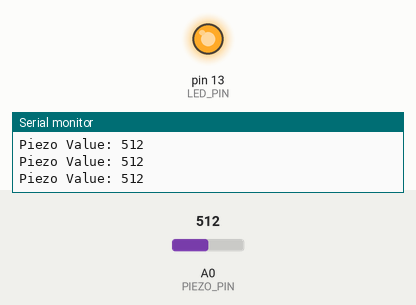
Recording of a sketch running on a simulated Arduino Uno, built with avr-gcc and run on an emulated ATmega328P. On the bench: output pins drawn as LEDs (lit = HIGH), the last lines printed to the serial monitor. The test bench sets the inputs (shaded band); at power-on: A0 (PIEZO_PIN) = 512.

Above: at 1.2 s.
1.3 s: A0 (PIEZO_PIN) set to 0
At 2.2 s:
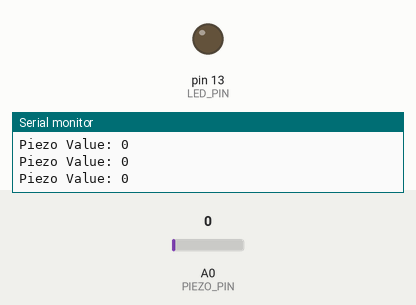
2.8 s: A0 (PIEZO_PIN) set to 122
At 3.1 s:
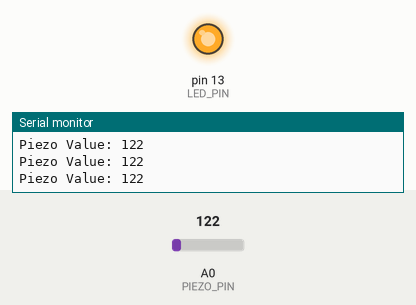
Timing chart, 0 to 5.8 s (numbered marks = the images above; inputs shaded):
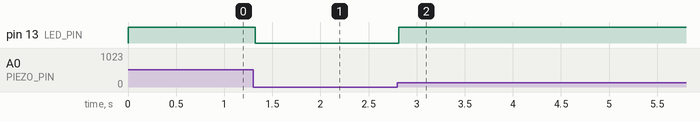

Measured:
- after the input at 1.3 s, pin 13 (LED_PIN): HIGH → LOW at once
- after the input at 2.8 s, pin 13 (LED_PIN): LOW → HIGH at once

The sketch:

piezo_sensor.ino
```cpp
// 피에조 센서를 A0 포트에 연결
const int PIEZO_PIN = A0;
// 내장 LED 핀 정의
const int LED_PIN = 13;

void setup() {
  // 시리얼 통신 초기화 (9600 baud rate)
  Serial.begin(9600);
  // LED 핀을 출력으로 설정
  pinMode(LED_PIN, OUTPUT);
}

void loop() {
  // 피에조 센서에서 아날로그 값 읽기
  int piezoValue = analogRead(PIEZO_PIN);

  // 시리얼 모니터에 값 출력
  Serial.print("Piezo Value: ");
  Serial.println(piezoValue);

  // 센서 값이 0보다 크면 LED 켜기, 아니면 끄기
  if (piezoValue > 0) {
    digitalWrite(LED_PIN, HIGH);
  } else {
    digitalWrite(LED_PIN, LOW);
  }

  // 100ms 딜레이 (너무 빠른 출력 방지)
  delay(25);
}
```
